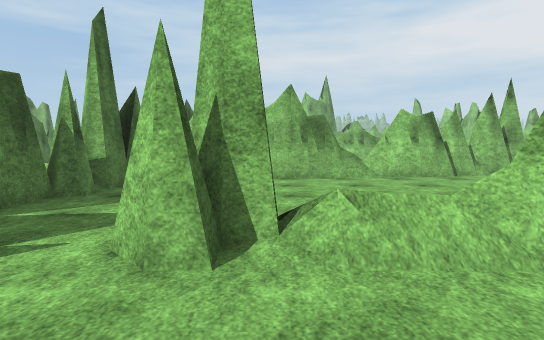
View 1 (above)

17 first-person views from a walk through a scene from a Unity 3-D project. The camera is 1.4 m above the floor, tilts 4° down and sees 80° across. The floor is counted in squares, 2 m on a side. Each view is taken from the middle of a square. On the plan, view 1 faces up. The plan holds only what a view shows up to about 10 squares ahead; the rest is blank. The place goes on beyond the plan. The player character is not drawn. Surface patterns are stand-ins for the level's own textures.

View 2
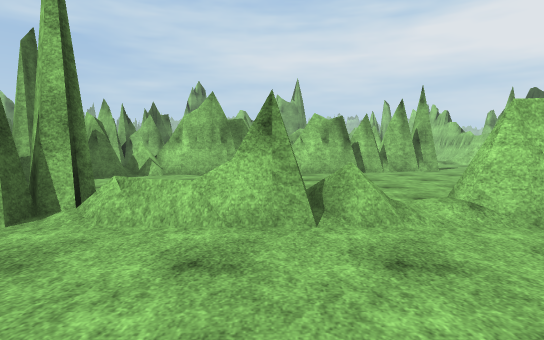

View 3
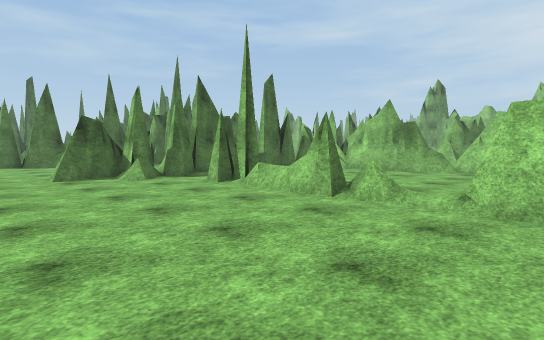

View 4
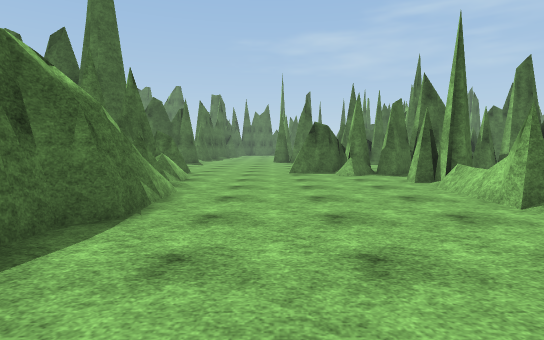

View 5
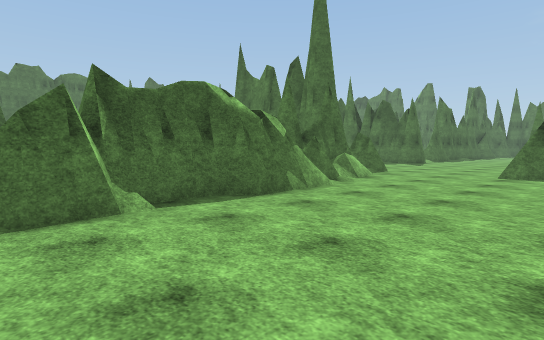

View 6
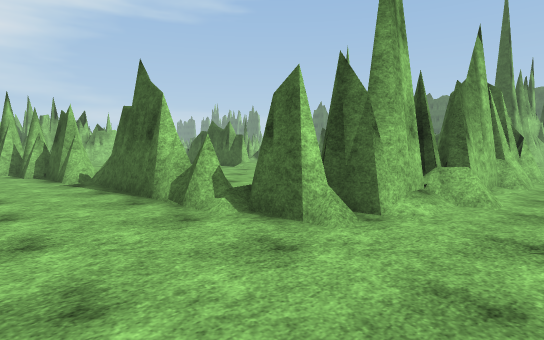

View 7
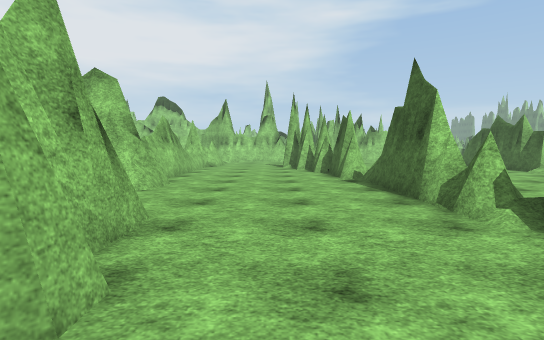

View 8
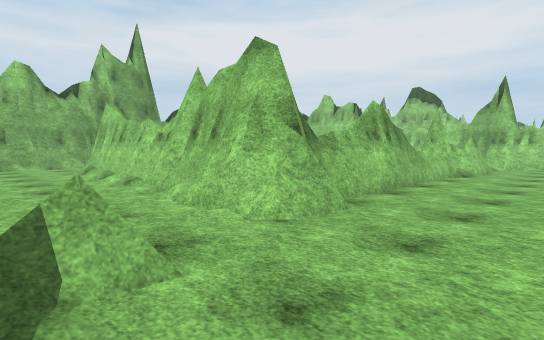

View 9
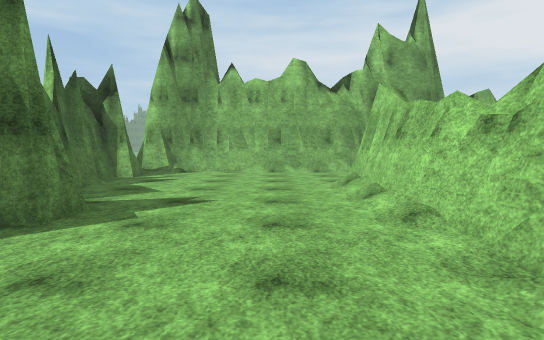

View 10
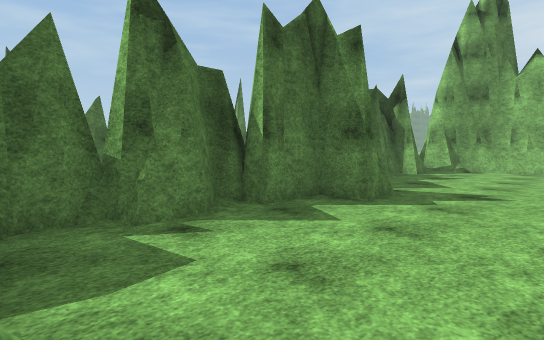

View 11
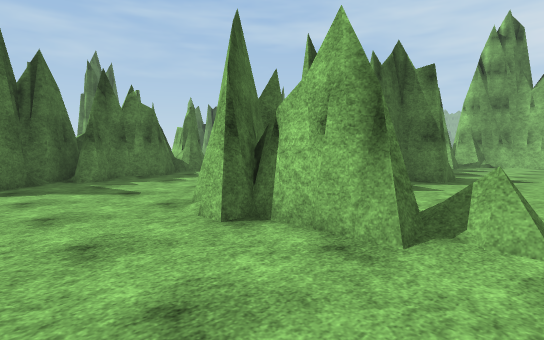

View 12
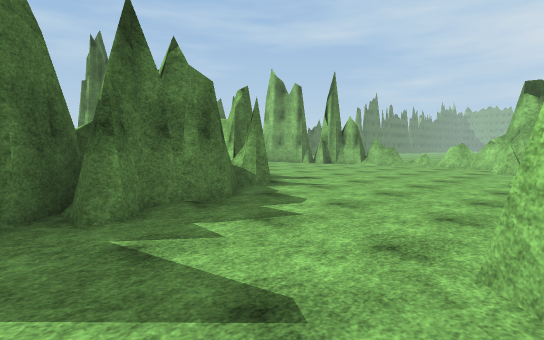

View 13
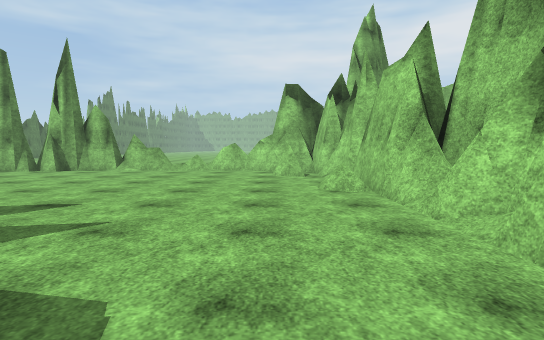

View 14
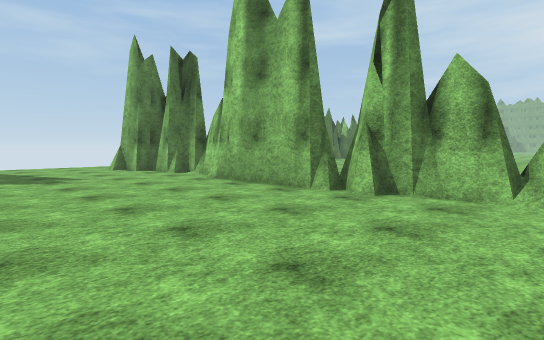

View 15
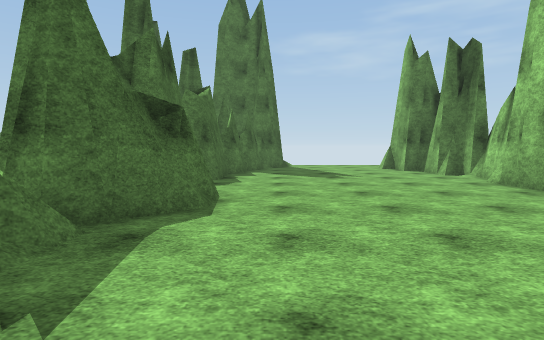

View 16
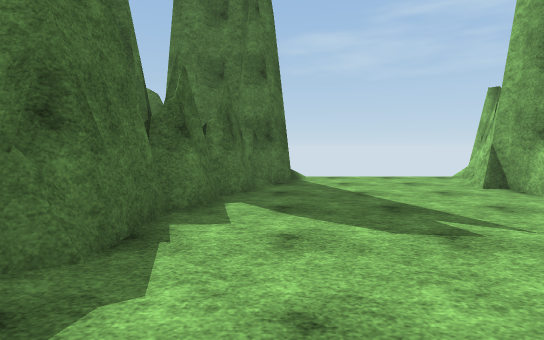

View 17
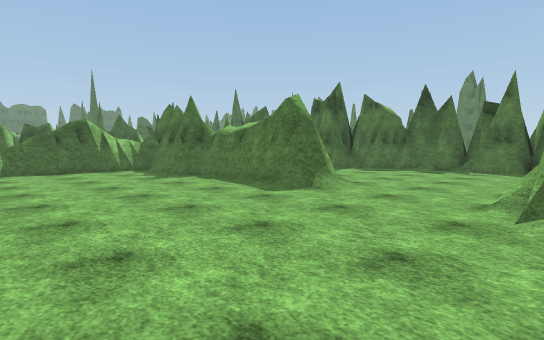

### Floor plan
Key: @ floor where view 1 was taken; # wall or solid block; x gap in a wall; . floor; / step, stairs or slope; = window, fence, low wall or low ledge.
Columns run from 24 left of view 1 to 6 right of it. Each row starts with its distance up from view 1.
 23                    ########   .
 22 ##############/#####...........
 21  .##..............##...........
 20  .................##...........
 19  ..................#.....#.....
 18  ..................##....#.....
 17  #................=##....#....
 16  #####...#.........##....#....
 15      ##  ##=##.....##....##...
 14              .#....##.../#=...
 13               ##...#..../######
 12                #...###////.....
 11               ##....#//........
 10                #..............
  9                ## ............#
  8                    ....###=###.
  7                    ..##=.......
  6                    ..#.........
  5                    ..#.........
  4                     .#........
  3                     ##...././
  2                     .##x#/#=/#
  1                     ##=........
  0                  ....#..@......
 -1                  ..............
 -2                    ............
 -3                     ...=#######
 -4                      #/##.

Where each view was taken, in squares from view 1:
view 1: 0 up, 0 right, facing up
view 2: 1 down, 2 right, facing up
view 3: 2 down, 5 right, facing up-left
view 4: 1 down, 6 right, facing left
view 5: 1 up, 6 right, facing down-left
view 6: 10 up, 5 left, facing down-right
view 7: 10 up, 5 left, facing right
view 8: 10 up, 2 left, facing up-right
view 9: 13 up, 1 left, facing up
view 10: 12 up, 1 left, facing up-left
view 11: 9 up, 1 left, facing up-left
view 12: 10 up, 5 left, facing up-left
view 13: 12 up, 7 left, facing up
view 14: 17 up, 11 left, facing up-left
view 15: 17 up, 11 left, facing left
view 16: 17 up, 16 left, facing left
view 17: 23 up, 6 right, facing down-left
